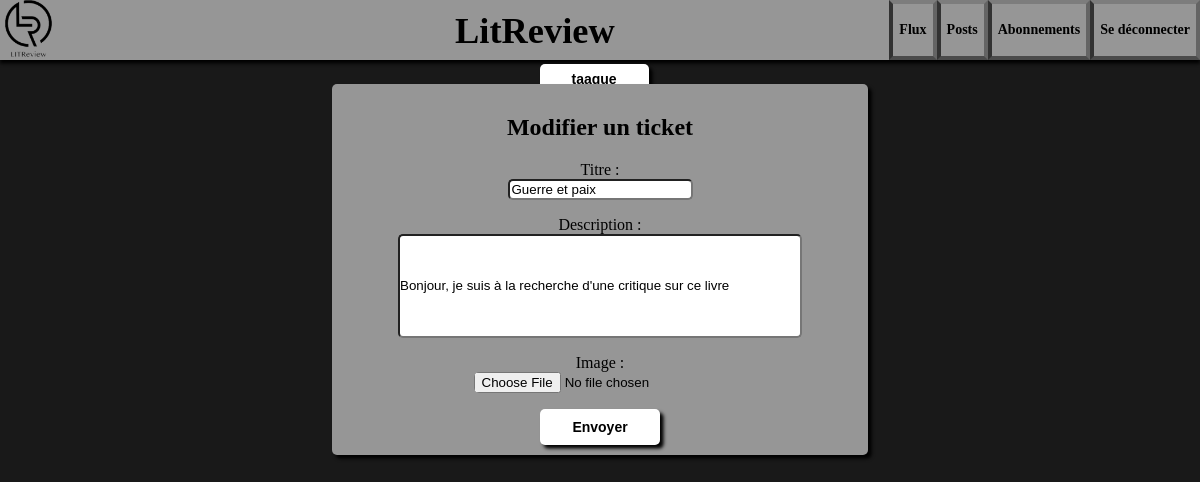
/update_ticket/16 (signed in), run on the app's committed database.
### app/models.py (models this page shows, shortened)
class Ticket(models.Model):
    title = models.CharField(max_length=128, verbose_name='Titre')
    description = models.CharField(max_length=2048, blank=True)
    user = models.ForeignKey(to=settings.AUTH_USER_MODEL, on_delete=models.CASCADE)
    image = models.ImageField(null=True, blank=True)
    time_created = models.DateTimeField(auto_now_add=True)

### app/views.py (the view)
# urls.py: path('update_ticket/<int:ticket_id>', views.update_ticket, name='update_ticket'),
@login_required
def update_ticket(request, ticket_id):
    ticket = get_object_or_404(models.Ticket, pk=ticket_id)
    if ticket.user != request.user:
        return redirect('posts')
    if request.method == 'POST':
        form = forms.TicketForm(request.POST, request.FILES, instance=ticket)
        if form.is_valid():
            form.save()
            return redirect('posts')
    else:
        form = forms.TicketForm(instance=ticket)
    context = {'form': form, 'ticket': ticket}
    return render(request, 'app/update_ticket.html', context=context)

### app/forms.py
class TicketForm(forms.ModelForm):
    class Meta:
        model = models.Ticket
        fields = ['title', 'description', 'image']

### app/templates/app/update_ticket.html (shortened to what this page needs)
{% extends 'app/home.html' %}
{% block content %}
    <form class="container center cc" method="post" enctype="multipart/form-data">
        <h2>Modifier un ticket</h2>
        {{ form.as_p }}
        <button class="button" type="submit" >Envoyer</button>
    </form>
{% endblock %}

### app/templates/app/base.html (shortened to what this page needs)
<!DOCTYPE html>
{% load static %}
<html lang="en">
<head>
    <link rel="stylesheet" href="https://cdnjs.cloudflare.com/ajax/libs/font-awesome/4.7.0/css/font-awesome.min.css">
    <link rel="stylesheet" href="{% static 'app/element.css' %}">
    <link rel="stylesheet" href="{% static 'app/header.css' %}">
    <link rel="stylesheet" href="{% static 'app/style.css' %}">
</head>
<body>
    <header>
        <img src="{% static 'app/img/logo.png' %}" class="logo" alt="Logo LitReview" onclick="location.href= '{% url 'flux' %}'">
        <h1 class="title" onclick="location.href= '{% url 'flux' %}'">LitReview</h1>
        {% block header %}{% endblock %}
    </header>
    {% if user.is_authenticated %}
        <button class="button username" onclick="location.href= '{% url 'posts' %}'" >{{ user.username }}</button>
    {% endif %}
    {% block content %}{% endblock %}
</body>
</html>

### app/static/app/element.css (style rules this page uses)
body { background-color: rgb(25,25,25); margin: 0px; }
header { background-color: rgb(150,150,150); height: 60px; width: 100%; overflow: hidden; box-shadow: 0vw 0.3vw 0.3vw black; }
input { border-radius: 5px; display: block; margin-left: auto; margin-right: auto; }
label { display: block; }

### app/static/app/header.css (style rules this page uses)
.logo { position: relative; float: left; height: 95%; cursor: pointer; }
.title { position: absolute; left : calc(56.5% - 223px); top: calc(-1.5vw + 4px); cursor: pointer; font-size: calc(1.2vw + 22px); }

### app/static/app/style.css (style rules this page uses)
.container { position: relative; width: 43%; min-width: 450px; min-height: 265px; padding: 10px; background-color: rgb(150,150,150); border-radius: 5px; margin-top: 2%; box-shadow: 0.3vw 0.3vw 0.3vw black; }
.center { margin-left: auto; margin-right: auto; }
.cc { text-align: center; }
.button { color: black; border: none; text-decoration: none; font-weight: bold; background-color: white; display: inline-block; width: 120px; padding-top: 10px; padding-bottom: 10px; border-radius: 5px; box-shadow: 0.3vw 0.3vw 0.3vw black; }
button.button { font-size: 14px; }
.username { position: absolute; top: 64px; padding: 7px; left: calc(47.8vw - 34px); width: calc(4.5% + 55px); }
#id_description,#id_body { width: 400px; max-width: 90%; height: 100px; padding: 0; }

### data on the page
Ticket: title "Guerre et paix", description "Bonjour, je suis à la recherche d'une critique sur ce livre"

### other printed values
{{ user.username }} "taaque"
